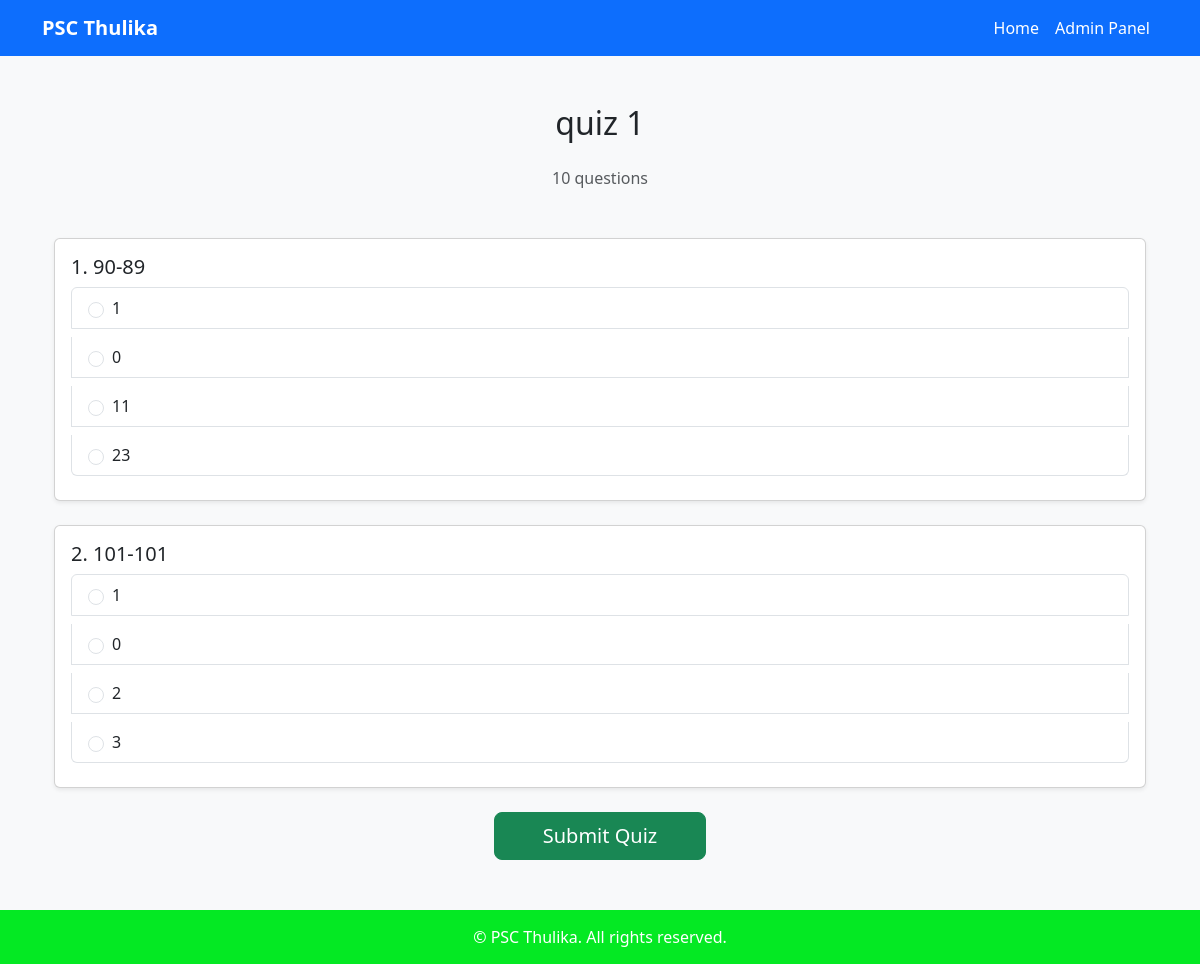
The app's page /quiz/1/ with its own data.
### quiz/models.py (models this page shows, shortened)
class Quiz(models.Model):
    title = models.CharField(max_length=200)
    description = models.TextField(blank=True)

class Question(models.Model):
    quiz = models.ForeignKey(Quiz, on_delete=models.CASCADE)
    question_text = models.TextField()
    image = models.ImageField(upload_to='questions/', blank=True, null=True)

class Choice(models.Model):
    question = models.ForeignKey(Question, on_delete=models.CASCADE)
    option_text = models.CharField(max_length=200)
    is_correct = models.BooleanField(default=False)

### quiz/views.py (the view, shortened to what this page needs)
# urls.py: path('quiz/<int:quiz_id>/', views.quiz_view, name='quiz'),
def quiz_view(request, quiz_id):
    quiz = get_object_or_404(Quiz, id=quiz_id)
    questions = Question.objects.filter(quiz=quiz)
    return render(request, 'quiz/quiz.html', {
        'quiz': quiz,
        'questions': questions
    })

### quiz/templates/quiz/quiz.html (shortened to what this page needs)
{% extends 'quiz/base.html' %}
{% block content %}
<div class="container my-5">
    <h2 class="text-center mb-4">{{ quiz.title }}</h2>
    {% if quiz.description %}
        <p class="text-muted text-center mb-5">{{ quiz.description }}</p>
    {% endif %}
    <form method="POST">
        {% for question in questions %}
            <div class="card mb-4 shadow-sm">
                <div class="card-body">
                    {% if question.question_text %}
                        <h5 class="card-title">{{ forloop.counter }}. {{ question.question_text }}</h5>
                    {% endif %}
                    <div class="list-group">
                        {% for choice in question.choice_set.all %}
                            <label class="list-group-item list-group-item-action d-flex align-items-center mb-2">
                                <input class="form-check-input me-2"
                                       type="radio"
                                       name="question_{{ question.id }}"
                                       id="choice_{{ choice.id }}"
                                       value="{{ choice.id }}"
                                       required>
                                {{ choice.option_text }}
                            </label>
                        {% endfor %}
                    </div>
                </div>
            </div>
        {% endfor %}
        <div class="text-center">
            <button type="submit" class="btn btn-success btn-lg px-5">
                Submit Quiz
            </button>
        </div>
    </form>
</div>
{% endblock %}

### quiz/templates/quiz/base.html (style rules this page uses)
body { background-color: #f8f9fa; font-family: 'Segoe UI', Tahoma, Geneva, Verdana, sans-serif; }
.card { transition: transform 0.2s, box-shadow 0.2s; }

### records on screen
Quiz: title "quiz 1", description "10 questions"
Question: question_text "90-89"
Choice: option_text "1"
Choice: option_text "0"
Choice: option_text "11"
Choice: option_text "23"
Question: question_text "101-101"
Choice: option_text "1"
Choice: option_text "0"
Choice: option_text "2"
Choice: option_text "3"
